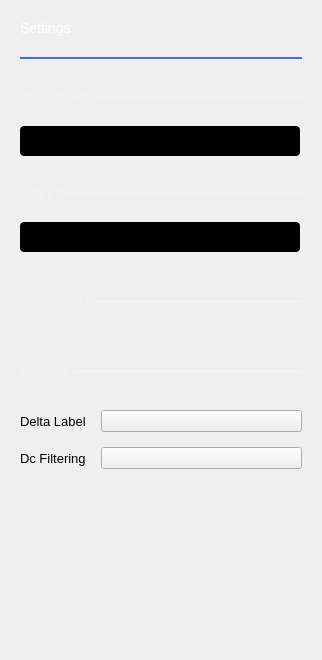
                   <widget class="QWidget" name="scrollAreaWidgetContents_2">
                    <property name="geometry">
                     <rect>
                      <x>0</x>
                      <y>0</y>
                      <width>322</width>
                      <height>660</height>
                     </rect>
                    </property>
                    <layout class="QVBoxLayout" name="verticalLayout_11">
                     <property name="leftMargin">
                      <number>20</number>
                     </property>
                     <property name="topMargin">
                      <number>20</number>
                     </property>
                     <property name="rightMargin">
                      <number>20</number>
                     </property>
                     <property name="bottomMargin">
                      <number>20</number>
                     </property>
                     <item>
                      <widget class="QLabel" name="label_5">
                       <property name="styleSheet">
                        <string notr="true">color: white;
    font-size: 14px;
    font-weight: normal;</string>
                       </property>
                       <property name="text">
                        <string>Settings</string>
                       </property>
                      </widget>
                     </item>
                     <item>
                      <spacer name="verticalSpacer_5">
                       <property name="orientation">
                        <enum>Qt::Vertical</enum>
                       </property>
                       <property name="sizeType">
                        <enum>QSizePolicy::Fixed</enum>
                       </property>
                       <property name="sizeHint" stdset="0">
                        <size>
                         <width>15</width>
                         <height>15</height>
                        </size>
                       </property>
                      </spacer>
                     </item>
                     <item>
                      <widget class="Line" name="line_2">
                       <property name="styleSheet">
                        <string notr="true">color: #4A64FF;</string>
                       </property>
                       <property name="frameShadow">
                        <enum>QFrame::Plain</enum>
                       </property>
                       <property name="lineWidth">
                        <number>2</number>
                       </property>
                       <property name="orientation">
                        <enum>Qt::Horizontal</enum>
                       </property>
                      </widget>
                     </item>
                     <item>
                      <layout class="QHBoxLayout" name="horizontalLayout_6">
                       <property name="spacing">
                        <number>0</number>
                       </property>
                       <property name="topMargin">
                        <number>25</number>
                       </property>
                       <property name="bottomMargin">
                        <number>15</number>
                       </property>
                       <item>
                        <widget class="QLabel" name="label">
                         <property name="sizePolicy">
                          <sizepolicy hsizetype="Maximum" vsizetype="Preferred">
                           <horstretch>0</horstretch>
                           <verstretch>0</verstretch>
                          </sizepolicy>
                         </property>
                         <property name="styleSheet">
                          <string notr="true">QLabel {
        font-size: 12px;
        color: rgba(255, 255, 255, 70)
    }
</string>
                         </property>
                         <property name="text">
                          <string>REFERENCE </string>
                         </property>
                        </widget>
                       </item>
                       <item>
                        <widget class="Line" name="line">
                         <property name="minimumSize">
                          <size>
                           <width>0</width>
                           <height>1</height>
                          </size>
                         </property>
                         <property name="maximumSize">
                          <size>
                           <width>16777215</width>
                           <height>1</height>
                          </size>
                         </property>
                         <property name="styleSheet">
                          <string notr="true">border: 1px solid rgba(255, 255, 255, 70);</string>
                         </property>
                         <property name="frameShadow">
                          <enum>QFrame::Sunken</enum>
                         </property>
                         <property name="orientation">
                          <enum>Qt::Horizontal</enum>
                         </property>
                        </widget>
                       </item>
                      </layout>
                     </item>
                     <item>
                      <widget class="adiscope::CustomSwitch" name="btnRefChn">
                       <property name="styleSheet">
                        <string notr="true">QPushButton {
min-height: 30px;
max-height: 30px;
min-width: 280px;
max-width: 280px;
background-color: black;
border-radius: 4px;
}

QPushButton:disabled {
background-color: qlineargradient(spread:pad, x1:0.5, y1:0, x2:0.501, y2:0, stop:0 #727273, stop:1 #141416);
}

QWidget#handle {
min-height: 30px;
max-height: 30px;
min-width: 142px;
max-width: 142px;
background-color: #4a64ff;
border-radius: 2px;
}

QWidget#handle:disabled {
background-color: #aaaaaa;
}

QLabel {
margin-top: 6px;
background-color: transparent;
line-height: 19px;
}

QLabel#on {
margin-top: 0px;
min-height:30px;
max-height:30px;
min-width:140px;
max-width:140px;
qproperty-alignment: AlignCenter AlignCenter;
margin-left: 0px;
color: white;
}

QLabel#on:disabled {
color: rgba(255,255,255,102);
}

QLabel#off {
margin-top: 0px;
min-height:30px;
max-height:30px;
min-width:140px;
max-width:140px;
margin-left: 140px;
color: white;
qproperty-alignment: AlignCenter AlignCenter;
}

QLabel#off:disabled {
color: rgba(255,255,255,51);
}
</string>
                       </property>
                       <property name="text">
                        <string/>
                       </property>
                       <property name="checkable">
                        <bool>true</bool>
                       </property>
                       <property name="checked">
                        <bool>true</bool>
                       </property>
                       <property name="leftText" stdset="0">
                        <string>Channel 1</string>
                       </property>
                       <property name="rightText" stdset="0">
                        <string>Channel 2</string>
                       </property>
                       <property name="duration_ms" stdset="0">
                        <string>0</string>
                       </property>
                      </widget>
                     </item>
                     <item>
                      <layout class="QHBoxLayout" name="horizontalLayout_4">
                       <property name="spacing">
                        <number>0</number>
                       </property>
                       <property name="topMargin">
                        <number>25</number>
                       </property>
                       <property name="bottomMargin">
                        <number>15</number>
                       </property>
                       <item>
                        <widget class="QLabel" name="label_2">
                         <property name="sizePolicy">
                          <sizepolicy hsizetype="Maximum" vsizetype="Preferred">
                           <horstretch>0</horstretch>
                           <verstretch>0</verstretch>
                          </sizepolicy>
                         </property>
                         <property name="styleSheet">
                          <string notr="true">QLabel {
        font-size: 12px;
        color: rgba(255, 255, 255, 70)
}</string>
                         </property>
                         <property name="text">
                          <string>SWEEP </string>
                         </property>
                        </widget>
                       </item>
                       <item>
                        <widget class="Line" name="line_3">
                         <property name="minimumSize">
                          <size>
                           <width>0</width>
                           <height>1</height>
                          </size>
                         </property>
                         <property name="maximumSize">
                          <size>
                           <width>16777215</width>
                           <height>1</height>
                          </size>
                         </property>
                         <property name="styleSheet">
                          <string notr="true">border: 1px solid rgba(255, 255, 255, 70);</string>
                         </property>
                         <property name="frameShadow">
                          <enum>QFrame::Sunken</enum>
                         </property>
                         <property name="lineWidth">
                          <number>1</number>
                         </property>
                         <property name="orientation">
                          <enum>Qt::Horizontal</enum>
                         </property>
                        </widget>
                       </item>
                      </layout>
                     </item>
                     <item>
                      <layout class="QGridLayout" name="gridLayout_7">
                       <property name="topMargin">
                        <number>0</number>
                       </property>
                       <property name="spacing">
                        <number>15</number>
                       </property>
                       <item row="4" column="0">
                        <spacer name="verticalSpacer_2">
                         <property name="orientation">
                          <enum>Qt::Vertical</enum>
                         </property>
                         <property name="sizeType">
                          <enum>QSizePolicy::Fixed</enum>
                         </property>
                         <property name="sizeHint" stdset="0">
                          <size>
                           <width>0</width>
                           <height>12</height>
                          </size>
                         </property>
                        </spacer>
                       </item>
                       <item row="2" column="0">
                        <layout class="QVBoxLayout" name="minFreqLayout"/>
                       </item>
                       <item row="1" column="0">
                        <widget class="QRadioButton" name="isLog">
                         <property name="text">
                          <string>Logarithmic</string>
                         </property>
                         <property name="checked">
                          <bool>true</bool>
                         </property>
                         <attribute name="buttonGroup">
                          <string notr="true">buttonGroup</string>
                         </attribute>
                        </widget>
                       </item>
                       <item row="4" column="1">
                        <layout class="QVBoxLayout" name="samplesCountLayout"/>
                       </item>
                       <item row="2" column="1">
                        <layout class="QVBoxLayout" name="maxFreqLayout"/>
                       </item>
                       <item row="1" column="1">
                        <widget class="QRadioButton" name="isLinear">
                         <property name="text">
                          <string>Linear</string>
                         </property>
                         <attribute name="buttonGroup">
                          <string notr="true">buttonGroup</string>
                         </attribute>
                        </widget>
                       </item>
                       <item row="1" column="0" colspan="2">
                        <widget class="adiscope::CustomSwitch" name="btnIsLog">
                         <property name="styleSheet">
                          <string notr="true">QPushButton {
min-height: 30px;
max-height: 30px;
min-width: 280px;
max-width: 280px;
background-color: black;
border-radius: 4px;
}

QPushButton:disabled {
background-color: qlineargradient(spread:pad, x1:0.5, y1:0, x2:0.501, y2:0, stop:0 #727273, stop:1 #141416);
}

QWidget#handle {
min-height: 30px;
max-height: 30px;
min-width: 142px;
max-width: 142px;
background-color: #4a64ff;
border-radius: 2px;
}

QWidget#handle:disabled {
background-color: #aaaaaa;
}

QLabel {
margin-top: 6px;
background-color: transparent;
line-height: 19px;
}

QLabel#on {
margin-top: 0px;
min-height:30px;
max-height:30px;
min-width:140px;
max-width:140px;
qproperty-alignment: AlignCenter AlignCenter;
margin-left: 0px;
color: white;
}

QLabel#on:disabled {
color: rgba(255,255,255,102);
}

QLabel#off {
margin-top: 0px;
min-height:30px;
max-height:30px;
min-width:140px;
max-width:140px;
margin-left: 140px;
color: white;
qproperty-alignment: AlignCenter AlignCenter;
}

QLabel#off:disabled {
color: rgba(255,255,255,51);
}
</string>
                         </property>
                         <property name="text">
                          <string/>
                         </property>
                         <property name="checkable">
                          <bool>true</bool>
                         </property>
                         <property name="checked">
                          <bool>true</bool>
                         </property>
                         <property name="leftText" stdset="0">
                          <string>Logarithmic</string>
                         </property>
                         <property name="rightText" stdset="0">
                          <string>Linear</string>
                         </property>
                         <property name="duration_ms" stdset="0">
                          <number>0</number>
                         </property>
                        </widget>
                       </item>
                       <item row="3" column="0">
                        <layout class="QVBoxLayout" name="centerFreqLayout"/>
                       </item>
                       <item row="3" column="1">
                        <layout class="QVBoxLayout" name="spanFreqLayout"/>
                       </item>
                      </layout>
                     </item>
                     <item>
                      <layout class="QHBoxLayout" name="horizontalLayout_7">
                       <property name="spacing">
                        <number>0</number>
                       </property>
                       <property name="topMargin">
                        <number>25</number>
                       </property>
                       <property name="bottomMargin">
                        <number>25</number>
                       </property>
                       <item>
                        <widget class="QLabel" name="label_3">
                         <property name="sizePolicy">
                          <sizepolicy hsizetype="Maximum" vsizetype="Preferred">
                           <horstretch>0</horstretch>
                           <verstretch>0</verstretch>
                          </sizepolicy>
                         </property>
                         <property name="styleSheet">
                          <string notr="true">QLabel {
        font-size: 12px;
        color: rgba(255, 255, 255, 70)
    }
</string>
                         </property>
                         <property name="text">
                          <string>WAVEFORM </string>
                         </property>
                        </widget>
                       </item>
                       <item>
                        <widget class="Line" name="line_5">
                         <property name="minimumSize">
                          <size>
                           <width>0</width>
                           <height>1</height>
                          </size>
                         </property>
                         <property name="maximumSize">
                          <size>
                           <width>16777215</width>
                           <height>1</height>
                          </size>
                         </property>
                         <property name="styleSheet">
                          <string notr="true">border: 1px solid rgba(255, 255, 255, 70);</string>
                         </property>
                         <property name="frameShadow">
                          <enum>QFrame::Sunken</enum>
                         </property>
                         <property name="lineWidth">
                          <number>1</number>
                         </property>
                         <property name="orientation">
                          <enum>Qt::Horizontal</enum>
                         </property>
                        </widget>
                       </item>
                      </layout>
                     </item>
                     <item>
                      <layout class="QGridLayout" name="gridLayout_8">
                       <property name="topMargin">
                        <number>0</number>
                       </property>
                       <property name="spacing">
                        <number>15</number>
                       </property>
                       <item row="0" column="1">
                        <layout class="QVBoxLayout" name="offsetLayout"/>
                       </item>
                       <item row="0" column="0">
                        <layout class="QVBoxLayout" name="amplitudeLayout"/>
                       </item>
                      </layout>
                     </item>
                     <item>
                      <layout class="QHBoxLayout" name="horizontalLayout_8">
                       <property name="spacing">
                        <number>0</number>
                       </property>
                       <property name="topMargin">
                        <number>25</number>
                       </property>
                       <property name="bottomMargin">
                        <number>25</number>
                       </property>
                       <item>
                        <widget class="QLabel" name="label_4">
                         <property name="sizePolicy">
                          <sizepolicy hsizetype="Maximum" vsizetype="Preferred">
                           <horstretch>0</horstretch>
                           <verstretch>0</verstretch>
                          </sizepolicy>
                         </property>
                         <property name="styleSheet">
                          <string notr="true">QLabel {
       font-size: 12px;
       color: rgba(255, 255, 255, 70)
    }
   </string>
                         </property>
                         <property name="text">
                          <string>DISPLAY </string>
                         </property>
                        </widget>
                       </item>
                       <item>
                        <widget class="Line" name="line_4">
                         <property name="minimumSize">
                          <size>
                           <width>0</width>
                           <height>1</height>
                          </size>
                         </property>
                         <property name="maximumSize">
                          <size>
                           <width>16777215</width>
                           <height>1</height>
                          </size>
                         </property>
                         <property name="styleSheet">
                          <string notr="true">border: 1px solid rgba(255, 255, 255, 70);
</string>
                         </property>
                         <property name="frameShadow">
                          <enum>QFrame::Sunken</enum>
                         </property>
                         <property name="lineWidth">
                          <number>1</number>
                         </property>
                         <property name="orientation">
                          <enum>Qt::Horizontal</enum>
                         </property>
                        </widget>
                       </item>
                      </layout>
                     </item>
                     <item>
                      <layout class="QGridLayout" name="gridLayout_9">
                       <property name="topMargin">
                        <number>0</number>
                       </property>
                       <property name="bottomMargin">
                        <number>0</number>
                       </property>
                       <property name="spacing">
                        <number>15</number>
                       </property>
                       <item row="0" column="1">
                        <layout class="QVBoxLayout" name="phaseMinLayout"/>
                       </item>
                       <item row="3" column="1">
                        <widget class="adiscope::CustomSwitch" name="dcFilterBtn">
                         <property name="text">
                          <string/>
                         </property>
                         <property name="leftText" stdset="0">
                          <string>On</string>
                         </property>
                         <property name="rightText" stdset="0">
                          <string>Off</string>
                         </property>
                         <property name="duration_ms" stdset="0">
                          <number>0</number>
                         </property>
                         <property name="polarity" stdset="0">
                          <bool>false</bool>
                         </property>
                        </widget>
                       </item>
                       <item row="1" column="0">
                        <layout class="QVBoxLayout" name="magMaxLayout"/>
                       </item>
                       <item row="2" column="0">
                        <widget class="QLabel" name="label_11">
                         <property name="sizePolicy">
                          <sizepolicy hsizetype="Fixed" vsizetype="Preferred">
                           <horstretch>0</horstretch>
                           <verstretch>0</verstretch>
                          </sizepolicy>
                         </property>
                         <property name="styleSheet">
                          <string notr="true">font-size: 13px;</string>
                         </property>
                         <property name="text">
                          <string>Delta Label</string>
                         </property>
                        </widget>
                       </item>
                       <item row="2" column="1">
                        <widget class="adiscope::CustomSwitch" name="deltaBtn">
                         <property name="text">
                          <string/>
                         </property>
                         <property name="leftText" stdset="0">
                          <string>On</string>
                         </property>
                         <property name="rightText" stdset="0">
                          <string>Off</string>
                         </property>
                         <property name="duration_ms" stdset="0">
                          <number>0</number>
                         </property>
                         <property name="polarity" stdset="0">
                          <bool>false</bool>
                         </property>
                        </widget>
                       </item>
                       <item row="3" column="0">
                        <widget class="QLabel" name="label_12">
                         <property name="styleSheet">
                          <string notr="true">font-size: 13px;</string>
                         </property>
                         <property name="text">
                          <string>Dc Filtering</string>
                         </property>
                        </widget>
                       </item>
                       <item row="0" column="0">
                        <layout class="QVBoxLayout" name="magMinLayout"/>
                       </item>
                       <item row="1" column="1">
                        <layout class="QVBoxLayout" name="phaseMaxLayout"/>
                       </item>
                       <item row="5" column="0">
                        <widget class="QLabel" name="label_13">
                         <property name="styleSheet">
                          <string notr="true">font-size: 13px;</string>
                         </property>
                         <property name="text">
                          <string/>
                         </property>
                        </widget>
                       </item>
                       <item row="4" column="0">
                        <layout class="QVBoxLayout" name="pushDelayLayout"/>
                       </item>
                       <item row="4" column="1">
                        <layout class="QVBoxLayout" name="captureDelayLayout"/>
                       </item>
                      </layout>
                     </item>
                     <item>
                      <spacer name="verticalSpacer">
                       <property name="orientation">
                        <enum>Qt::Vertical</enum>
                       </property>
                       <property name="sizeHint" stdset="0">
                        <size>
                         <width>0</width>
                         <height>0</height>
                        </size>
                       </property>
                      </spacer>
                     </item>
                     <item>
                      <spacer name="horizontalSpacer_3">
                       <property name="orientation">
                        <enum>Qt::Horizontal</enum>
                       </property>
                       <property name="sizeHint" stdset="0">
                        <size>
                         <width>280</width>
                         <height>0</height>
                        </size>
                       </property>
                      </spacer>
                     </item>
                    </layout>
                   </widget>
